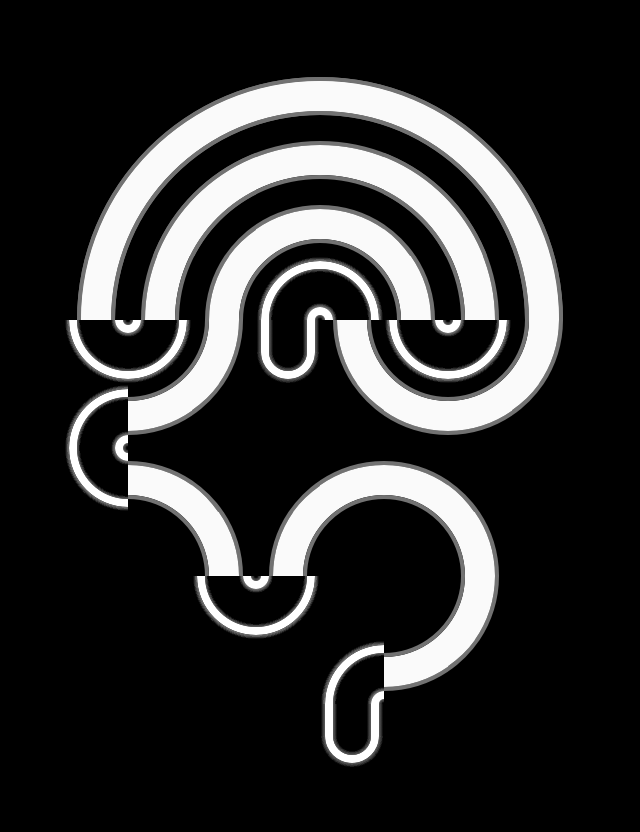

This is a level from a 2D game, rendered from its Tiled map with the project's own tilesets. A one-line summary and the complete map file follow:
An orthogonal 10x13 tile map with 64x64 px tiles, 2 tile layers (0, 2).

<map version="1.2" tiledversion="1.2.3" orientation="orthogonal" renderorder="right-down" width="10" height="13" tilewidth="64" tileheight="64" infinite="0" nextlayerid="16" nextobjectid="1">
 <tileset firstgid="1" name="temp-tiles" tilewidth="64" tileheight="64" tilecount="66" columns="11">
  <image source="../assets/temp-tiles.png" trans="eebdfa" width="704" height="384" />
 </tileset>
 <layer id="14" name="0" width="10" height="13">
  <data encoding="csv">
0,0,0,0,0,0,0,0,0,0,
0,0,2147483655,2147483654,2147483653,5,6,7,0,0,
0,1610612743,2147483666,2147483665,0,0,17,18,3758096391,0,
0,1610612742,1610612753,1610612751,2147483662,14,15,3758096401,3758096390,0,
0,1610612741,0,1610612750,23,2684354583,3758096398,0,3758096389,0,
0,1610612759,3221225495,0,25,0,536870924,2684354572,0,0,
0,0,0,0,0,0,0,0,0,0,
0,0,0,0,0,0,0,0,0,0,
0,0,0,0,0,0,0,0,0,0,
0,0,0,0,0,0,0,0,0,0,
0,0,0,0,0,0,0,0,0,0,
0,0,0,0,0,0,0,0,0,0,
0,0,0,0,0,0,0,0,0,0
</data>
 </layer>
 <layer id="15" name="2" width="10" height="13">
  <data encoding="csv">
0,0,0,0,0,0,0,0,0,0,
0,0,0,0,0,0,0,0,0,0,
0,0,0,2147483652,2147483651,3,4,0,0,0,
0,0,1610612740,1610612738,2147483649,1,2,3758096388,0,0,
0,0,1610612739,1610612737,2147483660,12,3758096385,3758096387,0,0,
0,0,2684354572,2684354561,0,536870913,1610612759,3221225495,2684354561,0,
0,23,1073741825,2684354562,0,536870914,3221225473,1073741825,2684354562,0,
0,1610612759,1,2,1610612738,2147483649,1,2,0,0,
0,0,12,3758096385,1610612737,1610612748,12,3758096385,0,0,
0,0,0,1610612759,3221225495,0,2684354572,2684354561,0,0,
0,0,0,0,0,23,1073741825,2684354562,0,0,
0,0,0,0,0,25,0,0,0,0,
0,0,0,0,0,0,0,0,0,0
</data>
 </layer>
</map>
